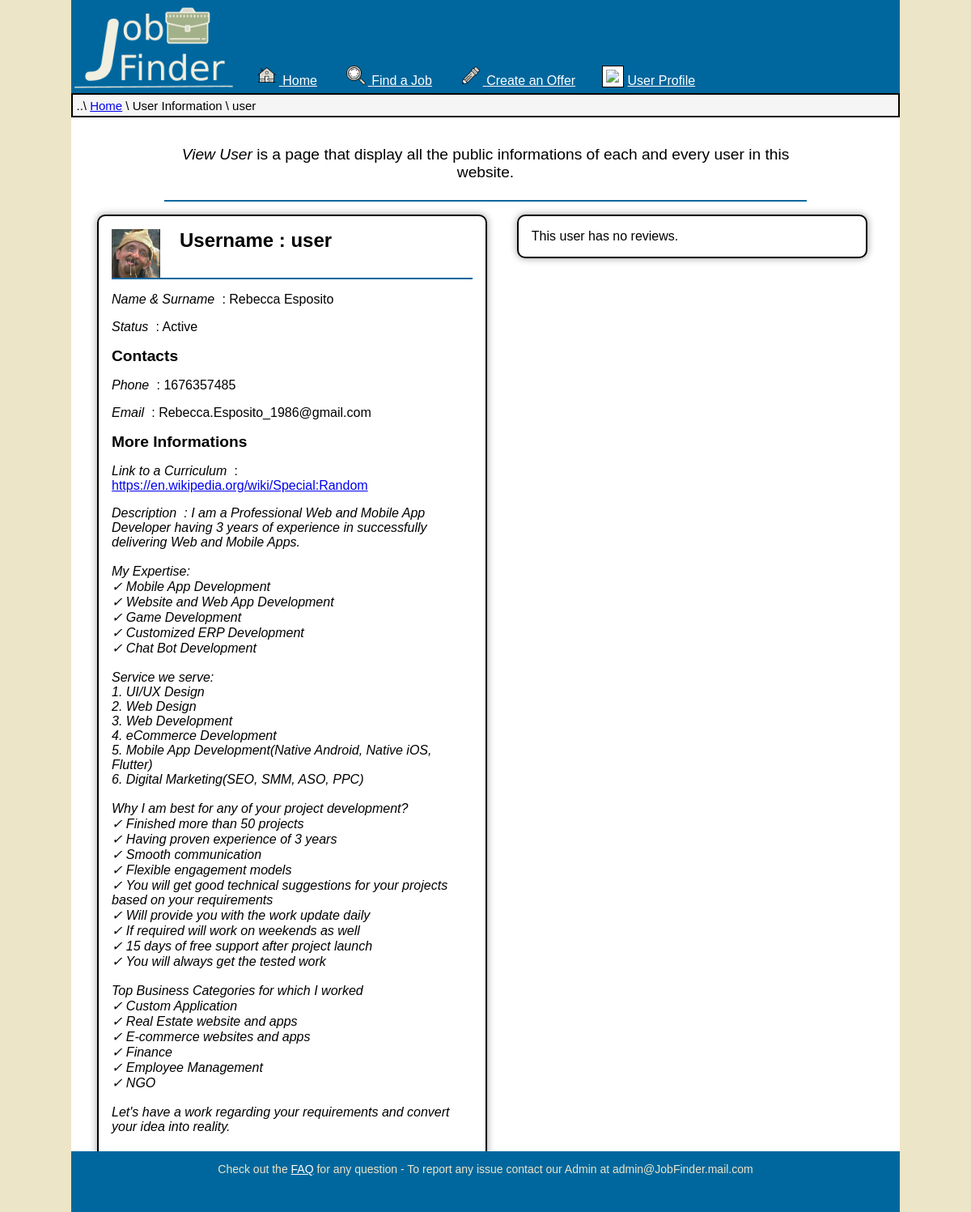
Before: /PHP/ViewUser.php?Code_User=2 (signed in) with the older database file.
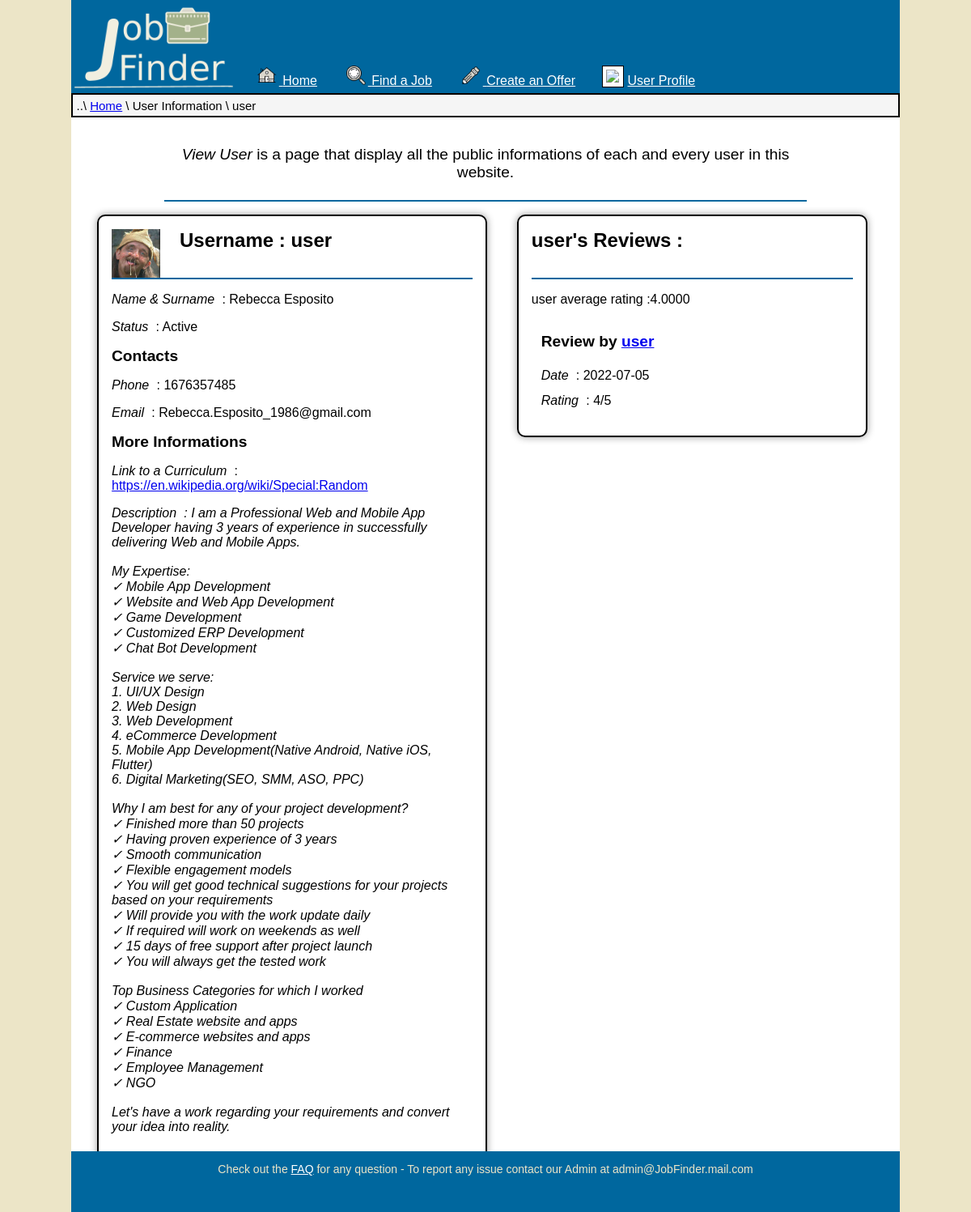
After: the same page with the newer database file.
### tables this page shows
CREATE TABLE `users` (
  `Code_user` int(10) UNSIGNED NOT NULL,
  `Status` enum('Active','Inactive','Banned') NOT NULL,
  `Name` varchar(64) NOT NULL,
  `Surname` varchar(64) NOT NULL,
  `Nickname` varchar(48) NOT NULL,
  `Birth` date NOT NULL,
  `Email` varchar(48) NOT NULL,
  `Nationality` varchar(56) NOT NULL,
  `City` varchar(45) NOT NULL,
  `Address` varchar(75) DEFAULT NULL,
  `Phone` int(11) DEFAULT NULL,
  `Picture` varchar(64) NOT NULL,
  `Curriculum` varchar(128) DEFAULT NULL,
  `Description` varchar(4096) NOT NULL,
  `Creation` date NOT NULL DEFAULT current_timestamp()
);

CREATE TABLE `reviews` (
  `Code_user` int(10) UNSIGNED NOT NULL,
  `Code_job` int(10) UNSIGNED NOT NULL,
  `Stars` int(1) UNSIGNED NOT NULL,
  `Comments` varchar(250) NOT NULL,
  `Date` date NOT NULL DEFAULT current_timestamp()
);

### PHP/DBAccess.php (called while the page is built, shortened)
<?php
class DBAccess {
	private $connection;
	public function openDBConnection(){
		$this->connection = mysqli_connect(DBAccess::HOST_DB, DBAccess::USERNAME, DBAccess::PASSWORD, DBAccess::DBNAME);
		if(!$this->connection){
			echo("connessione al DB fallita: ".mysqli_connect_errno());
			return false;
		}
		else
			return true;
	}
  public function getUser($id) {
    if(isset($id)) {
		$queryCall=mysqli_prepare($this->connection, 'SELECT * FROM users WHERE Code_user = ? LIMIT 1;');
		mysqli_stmt_bind_param($queryCall,'i',$id);
		mysqli_stmt_execute($queryCall);
		$queryResult = mysqli_stmt_get_result($queryCall);
		if(mysqli_num_rows($queryResult) == 0)
			return null;
		else
			return mysqli_fetch_assoc($queryResult);
} else
		return null;
  }
  public function getUserReview($id) {
    if(isset($id)) {
		$queryCall=mysqli_prepare($this->connection, 'SELECT AVG(Stars) AS AvgStar FROM reviews JOIN past_jobs ON reviews.Code_Job = past_jobs.Code_job WHERE Code_Winner =?;');
		mysqli_stmt_bind_param($queryCall,'i',$id);
		mysqli_stmt_execute($queryCall);
		$queryResult = mysqli_stmt_get_result($queryCall);
		return mysqli_fetch_assoc($queryResult);
    } else
		return null;
  }
  public function getUserReviewList($id,$number) {
    if(isset($id)) {
		$queryCall=mysqli_prepare($this->connection, 'SELECT P.Code_winner AS Winner, R.Code_user AS JobGiver, R.Stars , R.Comments, R.Date
						FROM reviews AS R JOIN past_jobs AS P WHERE R.Code_job = P.Code_job AND P.Code_winner = ?  ORDER BY R.Date DESC LIMIT ?;');
		mysqli_stmt_bind_param($queryCall,'ii',$id,$number);
		mysqli_stmt_execute($queryCall);
		$queryResult = mysqli_stmt_get_result($queryCall);
		if(mysqli_num_rows($queryResult) == 0)
			return null;
		else {
			$result=array();
			while ($tmp=mysqli_fetch_assoc($queryResult))
				array_push($result, $tmp);
			return $result;
		}
    } else
		return null;
  }
}
?>

### PHP/ViewUser.php (the view, shortened to what the changed rows need)
<?php
require_once 'DBAccess.php';
if(isset($_SESSION['user_Username']))
{
  $url = '..'. DIRECTORY_SEPARATOR .'HTML'. DIRECTORY_SEPARATOR .'ViewUser.html';
  $HTML = file_get_contents($url);
  $DBAccess = new DBAccess();
  $HTMLContent = '<li><a href="UserProfile.php">
  <img src="..'. DIRECTORY_SEPARATOR .'IMG'. DIRECTORY_SEPARATOR .'UsrPrfl'. DIRECTORY_SEPARATOR . $_SESSION['user_Icon'] .'" alt="Profile Picture" id="profilepic" class="icons">User Profile</a></li>';
  $HTML = str_replace('<subpage/>',$HTMLContent,$HTML);
  if($_GET['Code_User']) {
    $index = filter_var($_GET['Code_User'], FILTER_VALIDATE_INT);
    $row = $DBAccess->getUser($index);
    if($row) {
      $HTML = str_replace("{{ Nickname }}",trim($row["Nickname"]),$HTML);
      $HTML = str_replace("{{ Name }}",trim($row["Name"]),$HTML);
      $HTML = str_replace("{{ Surname }}",trim($row["Surname"]),$HTML);
      $HTML = str_replace("{{ Picture }}",trim($row["Picture"]),$HTML);
      $HTML = str_replace("{{ Status }}",trim($row["Status"]),$HTML);
      $HTML = str_replace("{{ Phone }}",($row["Phone"] ? trim($row["Phone"]) : 'Not Available'),$HTML);
      $HTML = str_replace("{{ Email }}",trim($row["Email"]),$HTML);
	  if($row["Curriculum"])
		$HTML = str_replace("{{ Curriculum }}",'<a href="'.trim($row["Curriculum"]).'">'.trim($row["Curriculum"]).'</a>',$HTML);
	  else
		$HTML = str_replace("{{ Curriculum }}","Not Available",$HTML);
      $HTML = str_replace("{{ Description }}",$row["Description"]?trim($row["Description"]) : "Not Available",$HTML);
      $Review = $DBAccess->getUserReviewList($index,5);
      if($Review) {
        $content = '<div id="viewUserFeedBack" class="box"><div class="headchapter">
            <h1 class="chapter">'.trim($row["Nickname"]). '\'s Reviews : </h1></div>';
        $average = $DBAccess->getUserReview($index);
        $content .= '<p>'.trim($row["Nickname"]).' average rating :'.trim($average["AvgStar"]) .'</p>';
        foreach($Review as $R) {
          $User = $DBAccess->getUser(trim($R["JobGiver"]));
          $content .= '<div class="review">
            <h2 class="reviewTitle">Review by <a href="ViewUser.php?Code_User='.$User["Code_user"].'">'.$User["Nickname"].'</a></h2>
            <p class="star"><span>Date</span> : '.trim($R["Date"]) .'</p>
            <p class="date"><span>Rating</span> : '.trim($R["Stars"]).'/5 </p>
          </div>';
        }
      $content .= '</div>';
      $HTML = str_replace('<div id="viewUserFeedBack" class="box"></div>',$content,$HTML);
      }
      else {
        $content = '<div id="viewUserFeedBack" class="box">This user has no reviews.</div>';
        $HTML = str_replace('<div id="viewUserFeedBack" class="box"></div>',$content,$HTML);
      }
      $adminActions = '';
      if(isset($_SESSION['Admin']) && $_SESSION['Admin']==1)
      {
        $urlContent = '..'. DIRECTORY_SEPARATOR .'HTML'. DIRECTORY_SEPARATOR .'Elements'. DIRECTORY_SEPARATOR .'FormAdminUser.html';
        $adminActions .= file_get_contents($urlContent);
        $adminActions = str_replace('<code/>',$index, $adminActions);
        $adminActions = str_replace('{{Ban}}',trim($row["Status"])=='Banned'? 'Unban':'Ban',$adminActions);
        $adminActions = str_replace('<ban/>',trim($row["Status"])=='Banned'? 'unban_':'',$adminActions);
      }
      else {
        $adminActions .= '';
      }
      $HTML = str_replace('<admin/>',$adminActions,$HTML);
    }
    echo $HTML;
  }
  else {
    header("Location:Index.php");
  }
}
else
{
  $value = filter_var($_GET['Code_User'],FILTER_SANITIZE_NUMBER_INT);
  header("Location:Login.php?view=ViewUser&code=".$value);
}
?>

Changed rows visible on the page:
now on this page (row unchanged): users: Nickname "user"
added reviews: Code_user.Nickname "user", Date "2022-07-05", Stars "4"
Other visible differences:
$average["AvgStar"]: (not shown) → "4.0000"
text no longer shown: "This user has no reviews."
text now shown: "' s Reviews : average rating :"
